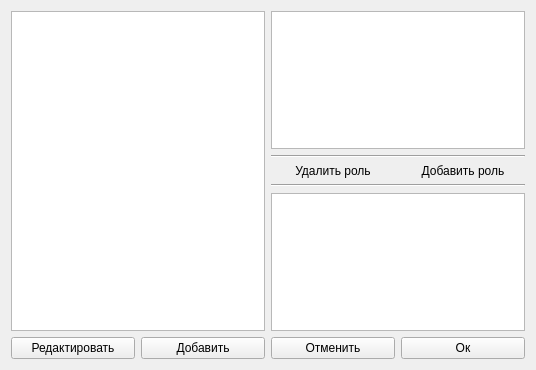
<?xml version="1.0" encoding="UTF-8"?>
<ui version="4.0">
 <class>AdminPage</class>
 <widget class="QWidget" name="AdminPage">
  <property name="geometry">
   <rect>
    <x>0</x>
    <y>0</y>
    <width>536</width>
    <height>370</height>
   </rect>
  </property>
  <property name="windowTitle">
   <string>Form</string>
  </property>
  <layout class="QVBoxLayout" name="verticalLayout_2">
   <item>
    <layout class="QHBoxLayout" name="horizontalLayout_4">
     <item>
      <widget class="QTableView" name="Table"/>
     </item>
     <item>
      <layout class="QVBoxLayout" name="verticalLayout">
       <item>
        <widget class="QListWidget" name="addWidget"/>
       </item>
       <item>
        <widget class="Line" name="line">
         <property name="orientation">
          <enum>Qt::Horizontal</enum>
         </property>
        </widget>
       </item>
       <item>
        <layout class="QHBoxLayout" name="horizontalLayout_3">
         <item>
          <widget class="QPushButton" name="deleterolepb">
           <property name="minimumSize">
            <size>
             <width>123</width>
             <height>0</height>
            </size>
           </property>
           <property name="styleSheet">
            <string notr="true">border: none;</string>
           </property>
           <property name="text">
            <string>Удалить роль</string>
           </property>
          </widget>
         </item>
         <item>
          <widget class="QPushButton" name="addrolepb">
           <property name="styleSheet">
            <string notr="true">border: none;</string>
           </property>
           <property name="text">
            <string>Добавить роль</string>
           </property>
          </widget>
         </item>
        </layout>
       </item>
       <item>
        <widget class="Line" name="line_2">
         <property name="orientation">
          <enum>Qt::Horizontal</enum>
         </property>
        </widget>
       </item>
       <item>
        <widget class="QListWidget" name="delWidget"/>
       </item>
      </layout>
     </item>
    </layout>
   </item>
   <item>
    <layout class="QHBoxLayout" name="horizontalLayout_2"/>
   </item>
   <item>
    <layout class="QHBoxLayout" name="horizontalLayout">
     <item>
      <widget class="QPushButton" name="editPB">
       <property name="text">
        <string>Редактировать</string>
       </property>
      </widget>
     </item>
     <item>
      <widget class="QPushButton" name="addRowPB">
       <property name="text">
        <string>Добавить</string>
       </property>
      </widget>
     </item>
     <item>
      <widget class="QPushButton" name="CancelPB">
       <property name="text">
        <string>Отменить</string>
       </property>
      </widget>
     </item>
     <item>
      <widget class="QPushButton" name="OkPB">
       <property name="text">
        <string>Ок</string>
       </property>
      </widget>
     </item>
    </layout>
   </item>
  </layout>
 </widget>
 <resources/>
 <connections/>
</ui>
